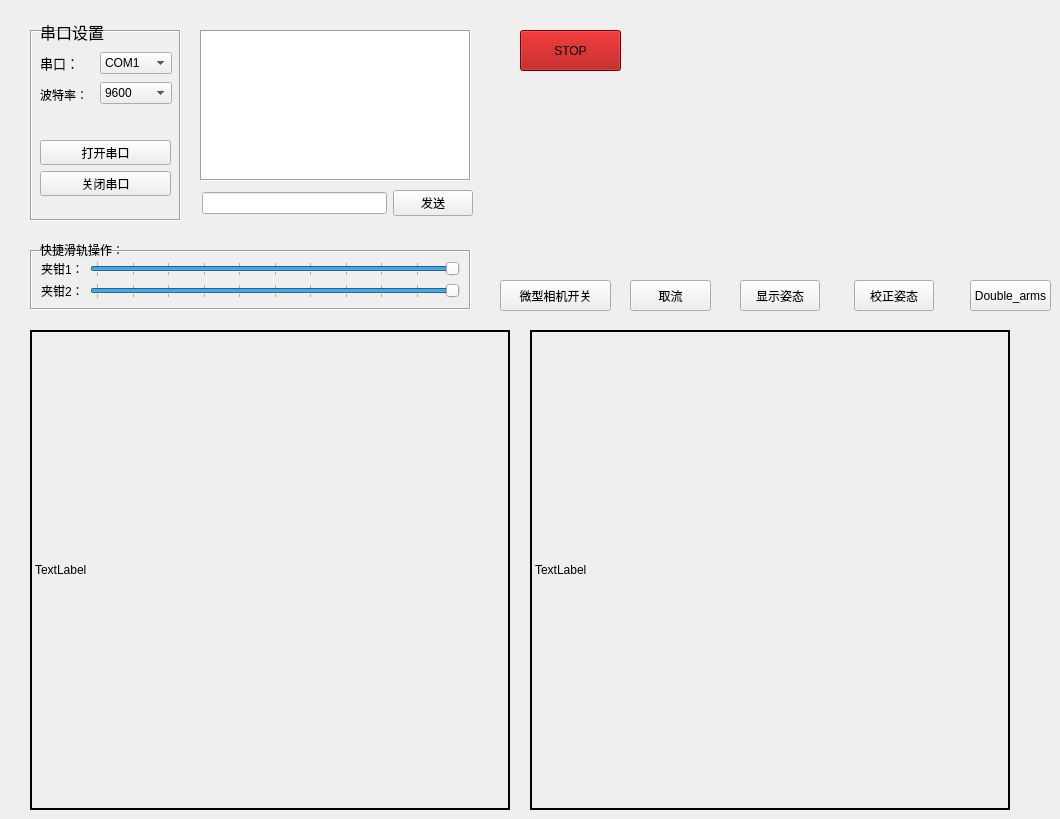
    <widget class="QWidget" name="tab_2">
     <attribute name="title">
      <string>Tab 2</string>
     </attribute>
     <widget class="QFrame" name="frame">
      <property name="geometry">
       <rect>
        <x>30</x>
        <y>30</y>
        <width>151</width>
        <height>191</height>
       </rect>
      </property>
      <property name="frameShape">
       <enum>QFrame::Box</enum>
      </property>
      <property name="frameShadow">
       <enum>QFrame::Sunken</enum>
      </property>
      <widget class="QWidget" name="layoutWidget">
       <property name="geometry">
        <rect>
         <x>10</x>
         <y>20</y>
         <width>132</width>
         <height>58</height>
        </rect>
       </property>
       <layout class="QHBoxLayout" name="horizontalLayout_3">
        <item>
         <layout class="QVBoxLayout" name="verticalLayout_2">
          <item>
           <widget class="QLabel" name="label">
            <property name="frameShape">
             <enum>QFrame::NoFrame</enum>
            </property>
            <property name="frameShadow">
             <enum>QFrame::Plain</enum>
            </property>
            <property name="lineWidth">
             <number>1</number>
            </property>
            <property name="text">
             <string>&lt;html&gt;&lt;head/&gt;&lt;body&gt;&lt;p&gt;&lt;span style=&quot; font-size:10pt;&quot;&gt;串口：&lt;/span&gt;&lt;/p&gt;&lt;/body&gt;&lt;/html&gt;</string>
            </property>
           </widget>
          </item>
          <item>
           <widget class="QLabel" name="label_3">
            <property name="frameShape">
             <enum>QFrame::NoFrame</enum>
            </property>
            <property name="frameShadow">
             <enum>QFrame::Plain</enum>
            </property>
            <property name="lineWidth">
             <number>1</number>
            </property>
            <property name="text">
             <string>&lt;html&gt;&lt;head/&gt;&lt;body&gt;&lt;p&gt;波特率：&lt;/p&gt;&lt;/body&gt;&lt;/html&gt;</string>
            </property>
           </widget>
          </item>
         </layout>
        </item>
        <item>
         <layout class="QVBoxLayout" name="verticalLayout">
          <item>
           <widget class="QComboBox" name="comboBox">
            <item>
             <property name="text">
              <string>COM1</string>
             </property>
            </item>
            <item>
             <property name="text">
              <string>COM2</string>
             </property>
            </item>
            <item>
             <property name="text">
              <string>COM3</string>
             </property>
            </item>
            <item>
             <property name="text">
              <string>COM4</string>
             </property>
            </item>
            <item>
             <property name="text">
              <string>COM5</string>
             </property>
            </item>
            <item>
             <property name="text">
              <string>COM6</string>
             </property>
            </item>
           </widget>
          </item>
          <item>
           <widget class="QComboBox" name="comboBox_2">
            <item>
             <property name="text">
              <string>9600</string>
             </property>
            </item>
            <item>
             <property name="text">
              <string>115200</string>
             </property>
            </item>
           </widget>
          </item>
         </layout>
        </item>
       </layout>
      </widget>
      <widget class="QWidget" name="layoutWidget">
       <property name="geometry">
        <rect>
         <x>10</x>
         <y>110</y>
         <width>131</width>
         <height>56</height>
        </rect>
       </property>
       <layout class="QVBoxLayout" name="verticalLayout_3">
        <item>
         <widget class="QPushButton" name="port_turnon">
          <property name="text">
           <string>打开串口</string>
          </property>
         </widget>
        </item>
        <item>
         <widget class="QPushButton" name="pushButton_40">
          <property name="text">
           <string>关闭串口</string>
          </property>
         </widget>
        </item>
       </layout>
      </widget>
     </widget>
     <widget class="QLabel" name="label_2">
      <property name="geometry">
       <rect>
        <x>40</x>
        <y>20</y>
        <width>81</width>
        <height>21</height>
       </rect>
      </property>
      <property name="tabletTracking">
       <bool>false</bool>
      </property>
      <property name="focusPolicy">
       <enum>Qt::NoFocus</enum>
      </property>
      <property name="frameShape">
       <enum>QFrame::NoFrame</enum>
      </property>
      <property name="frameShadow">
       <enum>QFrame::Sunken</enum>
      </property>
      <property name="text">
       <string>&lt;html&gt;&lt;head/&gt;&lt;body&gt;&lt;p&gt;&lt;span style=&quot; font-size:12pt;&quot;&gt;串口设置&lt;/span&gt;&lt;/p&gt;&lt;/body&gt;&lt;/html&gt;</string>
      </property>
     </widget>
     <widget class="QWidget" name="layoutWidget">
      <property name="geometry">
       <rect>
        <x>202</x>
        <y>190</y>
        <width>271</width>
        <height>26</height>
       </rect>
      </property>
      <layout class="QHBoxLayout" name="horizontalLayout_4">
       <item>
        <widget class="QLineEdit" name="telegram_Edit">
         <property name="enabled">
          <bool>true</bool>
         </property>
        </widget>
       </item>
       <item>
        <widget class="QPushButton" name="sent_telegram">
         <property name="text">
          <string>发送</string>
         </property>
        </widget>
       </item>
      </layout>
     </widget>
     <widget class="QTextEdit" name="readport_text">
      <property name="geometry">
       <rect>
        <x>200</x>
        <y>30</y>
        <width>271</width>
        <height>151</height>
       </rect>
      </property>
      <property name="frameShape">
       <enum>QFrame::Box</enum>
      </property>
      <property name="frameShadow">
       <enum>QFrame::Sunken</enum>
      </property>
      <property name="readOnly">
       <bool>false</bool>
      </property>
     </widget>
     <widget class="QFrame" name="frame_2">
      <property name="geometry">
       <rect>
        <x>30</x>
        <y>250</y>
        <width>441</width>
        <height>60</height>
       </rect>
      </property>
      <property name="frameShape">
       <enum>QFrame::Box</enum>
      </property>
      <property name="frameShadow">
       <enum>QFrame::Sunken</enum>
      </property>
      <layout class="QFormLayout" name="formLayout">
       <item row="0" column="0">
        <widget class="QLabel" name="label_4">
         <property name="text">
          <string>夹钳1：</string>
         </property>
        </widget>
       </item>
       <item row="1" column="0">
        <widget class="QLabel" name="label_5">
         <property name="text">
          <string>夹钳2：</string>
         </property>
        </widget>
       </item>
       <item row="1" column="1">
        <widget class="QSlider" name="horizontalSlider_2">
         <property name="minimum">
          <number>260</number>
         </property>
         <property name="maximum">
          <number>380</number>
         </property>
         <property name="singleStep">
          <number>12</number>
         </property>
         <property name="pageStep">
          <number>12</number>
         </property>
         <property name="value">
          <number>380</number>
         </property>
         <property name="orientation">
          <enum>Qt::Horizontal</enum>
         </property>
         <property name="tickPosition">
          <enum>QSlider::TicksBothSides</enum>
         </property>
        </widget>
       </item>
       <item row="0" column="1">
        <widget class="QSlider" name="horizontalSlider_1">
         <property name="minimum">
          <number>260</number>
         </property>
         <property name="maximum">
          <number>380</number>
         </property>
         <property name="singleStep">
          <number>12</number>
         </property>
         <property name="pageStep">
          <number>12</number>
         </property>
         <property name="value">
          <number>380</number>
         </property>
         <property name="orientation">
          <enum>Qt::Horizontal</enum>
         </property>
         <property name="tickPosition">
          <enum>QSlider::TicksBothSides</enum>
         </property>
        </widget>
       </item>
      </layout>
     </widget>
     <widget class="QLabel" name="label_6">
      <property name="geometry">
       <rect>
        <x>40</x>
        <y>240</y>
        <width>81</width>
        <height>21</height>
       </rect>
      </property>
      <property name="tabletTracking">
       <bool>false</bool>
      </property>
      <property name="focusPolicy">
       <enum>Qt::NoFocus</enum>
      </property>
      <property name="frameShape">
       <enum>QFrame::NoFrame</enum>
      </property>
      <property name="frameShadow">
       <enum>QFrame::Sunken</enum>
      </property>
      <property name="text">
       <string>&lt;html&gt;&lt;head/&gt;&lt;body&gt;&lt;p&gt;快捷滑轨操作：&lt;/p&gt;&lt;/body&gt;&lt;/html&gt;</string>
      </property>
     </widget>
     <widget class="QLabel" name="miniCamera_label1">
      <property name="geometry">
       <rect>
        <x>30</x>
        <y>330</y>
        <width>480</width>
        <height>480</height>
       </rect>
      </property>
      <property name="frameShape">
       <enum>QFrame::Box</enum>
      </property>
      <property name="lineWidth">
       <number>2</number>
      </property>
      <property name="text">
       <string>TextLabel</string>
      </property>
     </widget>
     <widget class="QLabel" name="miniCamera_label2">
      <property name="geometry">
       <rect>
        <x>530</x>
        <y>330</y>
        <width>480</width>
        <height>480</height>
       </rect>
      </property>
      <property name="frameShape">
       <enum>QFrame::Box</enum>
      </property>
      <property name="lineWidth">
       <number>2</number>
      </property>
      <property name="text">
       <string>TextLabel</string>
      </property>
     </widget>
     <widget class="QPushButton" name="pushButton_38">
      <property name="geometry">
       <rect>
        <x>500</x>
        <y>280</y>
        <width>111</width>
        <height>31</height>
       </rect>
      </property>
      <property name="text">
       <string>微型相机开关</string>
      </property>
      <property name="checkable">
       <bool>true</bool>
      </property>
      <property name="checked">
       <bool>false</bool>
      </property>
     </widget>
     <widget class="QPushButton" name="pushButton_39">
      <property name="geometry">
       <rect>
        <x>630</x>
        <y>280</y>
        <width>81</width>
        <height>31</height>
       </rect>
      </property>
      <property name="text">
       <string>取流</string>
      </property>
     </widget>
     <widget class="QPushButton" name="pushButton_41">
      <property name="geometry">
       <rect>
        <x>740</x>
        <y>280</y>
        <width>80</width>
        <height>31</height>
       </rect>
      </property>
      <property name="text">
       <string>显示姿态</string>
      </property>
     </widget>
     <widget class="QPushButton" name="pushButton_42">
      <property name="geometry">
       <rect>
        <x>854</x>
        <y>280</y>
        <width>80</width>
        <height>31</height>
       </rect>
      </property>
      <property name="text">
       <string>校正姿态</string>
      </property>
     </widget>
     <widget class="QPushButton" name="stop_button_2">
      <property name="geometry">
       <rect>
        <x>520</x>
        <y>30</y>
        <width>101</width>
        <height>41</height>
       </rect>
      </property>
      <property name="styleSheet">
       <string notr="true">font: 12pt &quot;Microsoft YaHei UI&quot;;
border-color: rgb(255, 255, 0);
background-color: rgb(170, 0, 0);
</string>
      </property>
      <property name="text">
       <string>STOP</string>
      </property>
     </widget>
     <widget class="QPushButton" name="pushButton_37">
      <property name="geometry">
       <rect>
        <x>970</x>
        <y>280</y>
        <width>81</width>
        <height>31</height>
       </rect>
      </property>
      <property name="text">
       <string>Double_arms</string>
      </property>
     </widget>
    </widget>
